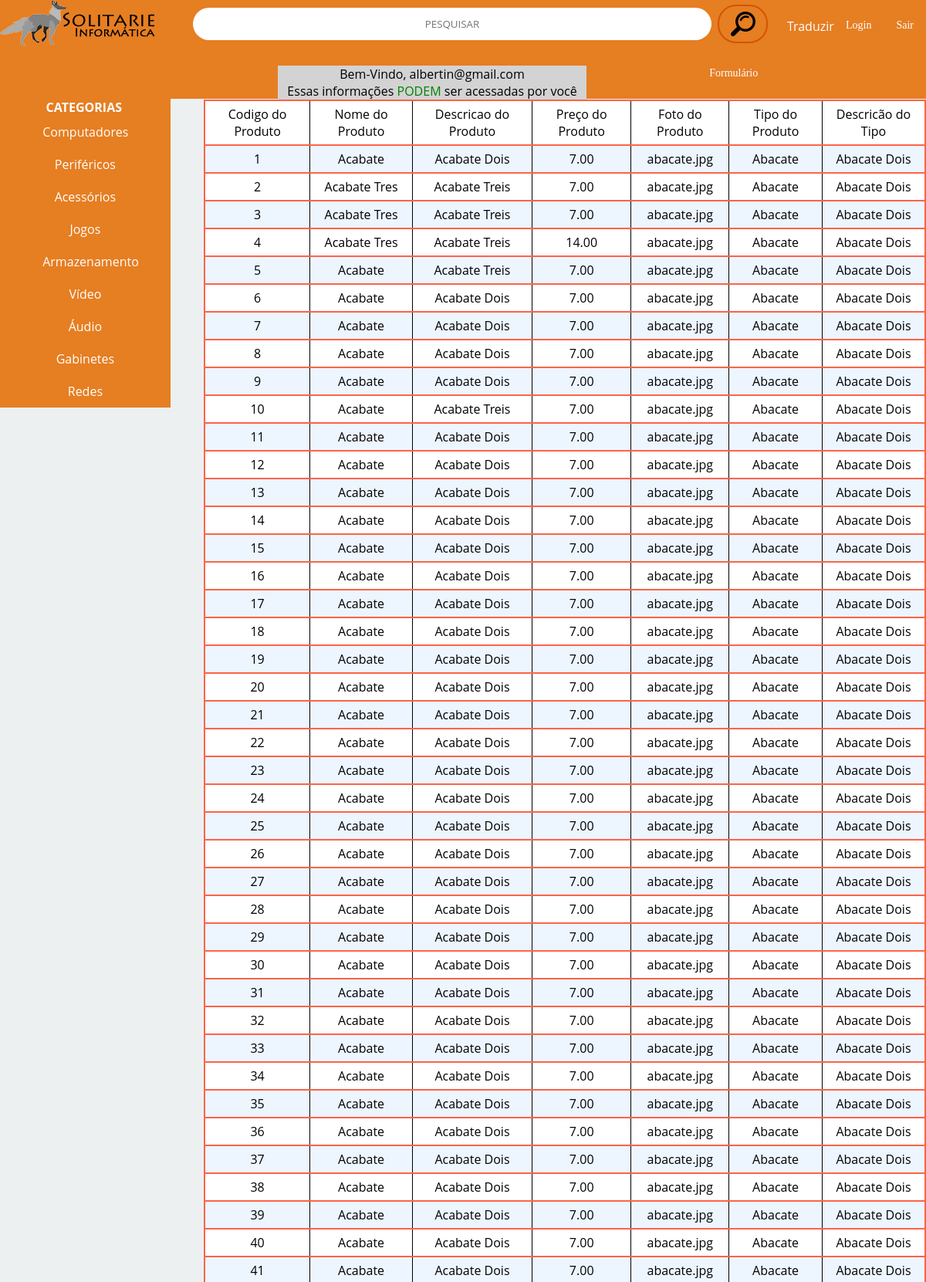
The app's page /ptBR/pesquisa.php (signed in, upper part) with its own data.
### tables this page shows
CREATE TABLE `produtos` (
  `codigo` bigint(20) NOT NULL,
  `nome` varchar(100) NOT NULL,
  `descricao` varchar(200) NOT NULL,
  `C_Prod` decimal(8,2) NOT NULL,
  `P_Venda` decimal(8,2) NOT NULL,
  `fotoProd` varchar(200) NOT NULL,
  `codTipo` bigint(20) NOT NULL,
  `codForne` bigint(20) NOT NULL
);

CREATE TABLE `tipoprod` (
  `codigo` bigint(20) NOT NULL,
  `nome` varchar(100) NOT NULL,
  `descricao` varchar(200) NOT NULL
);

### inc/showpesq.inc (the view)
<table class="table table-responsive">
	<thead>
		<tr>
		    <td>Codigo do Produto</td>
		    <td>Nome do Produto</td>
		    <td>Descricao do Produto</td>
		    <td>Preço do Produto</td>
		    <td>Foto do Produto</td>
		    <td>Tipo do Produto</td>
		    <td>Descricão do Tipo</td>
		</tr>
		<?php while($dado = $con->fetch_array()) { ?>
		<tr>
			<td><?php echo $dado[0]; ?></td>
			<td><?php echo $dado[1]; ?></td>
			<td><?php echo $dado[2]; ?></td>
			<td><?php echo $dado[3]; ?></td>
			<td><?php echo $dado[4]; ?></td>
			<td><?php echo $dado[5]; ?></td>
			<td><?php echo $dado[6]; ?></td>
		</tr>
	<?php } ?>
	</thead>
</table>

### ptBR/pesquisa.php (shortened to what this page needs)
<!DOCTYPE>
<html>
<head>
    <link rel="stylesheet" type="text/css" href="../css/stylesheet.css">
</head>
<body>
    <div class="nav">
        <form method="GET" action="pesquisa.php">
            <ul>
                <a href="inicio.html"><img src="../images/thumbnail_Logo Solitarie.png"></a>
                <input name="pesq" id="pesq" type="text" placeholder="PESQUISAR">
                <input type="submit" id="lupa" value="      "></input>
                <div class="dropdown">
                    <button class="dropbtn"><a href="#">Traduzir</a></button>
                </div>
                <li><a href="logout.php">Sair</a></li>
                <li><a href="entrar.php">Login</a></li>
                <li><a href="cadastro.html">Cadastro</a></li>
                <li><a href="formulario.php">Formulário</a></li>
            </ul>
        </form>
    </div>
    <div class="sidebar">
        <ul>
            <strong>CATEGORIAS</strong>
            <li><a href="Computadores.html">Computadores</a></li>
            <li><a href="Perifericos.html">Periféricos</a></li>
            <li><a href="Acessorios.html">Acessórios</a></li>
            <li><a href="Jogos.html">Jogos</a></li>
            <li><a href="Hardware.html">Armazenamento</a></li>
            <li><a href="Vídeo.html">Vídeo</a></li>
            <li><a href="Áudio.html">Áudio</a></li>
            <li><a href="Gabinetes.html">Gabinetes</a></li>
            <li><a href="Redes.html">Redes</a></li>
        </ul>
    </div>
</body>
<?php
include '../inc/conecta_mysql.inc';
if(isset($_GET['pesq'])) {
    $desc = $_GET['pesq'];
} else {
    $desc     = $_POST['pesq'];
}
$consulta = "SELECT p.codigo, p.nome, p.descricao, p.P_Venda, p.fotoProd, t.nome, t.descricao FROM produtos as p join tipoprod as t on p.codTipo = t.codigo ";
    $consulta = $consulta." WHERE p.nome LIKE '%$desc%' OR t.descricao LIKE '%$desc%'";
    $con        = $conexao->query($consulta) or die($conexao->error);
?>
<div>
		<?php
  			@$login_cookie = $_COOKIE['Email'];
    			if(isset($login_cookie)){
    			    echo"<br>";
                    echo "<div class='boxmensagem'>";
    			    echo"Bem-Vindo, $login_cookie <br>";
				    echo"Essas informações <font color='green'>PODEM</font> ser acessadas por você";
                    echo "</div>";
                	include '../inc/showpesq.inc';
}
?>
</div>
</html>

### css/stylesheet.css (style rules this page uses)
* { margin: 0; padding: 0; font-family: "Open Sans",sans-serif; text-decoration: none; list-style: none; }
body { min-height: 100vh; background-color:#ecf0f1; }
.dropbtn { background-color: #e67e22; color: white; font-size: 16px; border: none; text-align: center; padding: 23px 16px; margin-left: 15px; text-decoration: none; font-family: Metropolis; }
.dropbtn a { color: white; }
.dropdown { position: absolute; display: inline-block; }
.nav ul { list-style-type: none; margin: 0; padding: 0; overflow: hidden; background-color: #e67e22; }
.nav li { float: right; }
.nav li a { display: block; color: white; text-align: center; padding: 25px 16px; text-decoration: none; font-family: Metropolis; font-size: 14px; }
.nav input[type="text"] { padding: 12px 26px; margin: 10px; margin-left: 50px; background-color: white; width: 84vh; height: auto; border-radius: 24px; border: #e67e22; text-align: center; }
.nav input[type="submit"] { padding: 14px 20px; margin: 6px -6px; background: none; text-align: center; border: 2px solid #d35400; color: black; border-radius: 24px; transition: 0.25s; cursor: pointer; background-image: url("../images/lupa (1).png"); background-repeat: no-repeat; background-position: center; }
.nav { user-select: none; }
.sidebar ul { list-style-type: none; }
.sidebar li a { text-align: center; }
.sidebar ul { list-style-type: none; margin: 0; padding: 0; height: auto; width: 100%; background-color: #e67e22; }
.sidebar li a { display: block; color: white; padding:10px 25%; text-decoration: none; text-align: center; }
.sidebar strong { margin-left: 27%; color:white; }
.sidebar { margin-top: 20px; margin: auto; width: 18.4%; float:left; user-select: none; }
img { float: left; }
.boxt td,tr { border: 2px solid tomato; }
table { border: 1px solid black; border-collapse: collapse; text-align: center; color: inherit; background-color: white; width: auto; height: auto; margin-left: 22%; }
td { border: 1px solid black; padding: 6px; }
tr:nth-child(even) { background-color: #edf5ff; }
.boxmensagem { background-color: lightgray; text-align: center; width: 50vh; height: auto; position: static; margin-left: 45vh; margin-top: -2vh; }

### records on screen
produtos: codigo "1", nome "Acabate", descricao "Acabate Dois", P_Venda "7.00", fotoProd "abacate.jpg", codTipo.nome "Abacate", codTipo.descricao "Abacate Dois"
produtos: codigo "2", nome "Acabate Tres", descricao "Acabate Treis", P_Venda "7.00", fotoProd "abacate.jpg", codTipo.nome "Abacate", codTipo.descricao "Abacate Dois"
produtos: codigo "3", nome "Acabate Tres", descricao "Acabate Treis", P_Venda "7.00", fotoProd "abacate.jpg", codTipo.nome "Abacate", codTipo.descricao "Abacate Dois"
produtos: codigo "4", nome "Acabate Tres", descricao "Acabate Treis", P_Venda "14.00", fotoProd "abacate.jpg", codTipo.nome "Abacate", codTipo.descricao "Abacate Dois"
produtos: codigo "5", nome "Acabate", descricao "Acabate Treis", P_Venda "7.00", fotoProd "abacate.jpg", codTipo.nome "Abacate", codTipo.descricao "Abacate Dois"
produtos: codigo "6", nome "Acabate", descricao "Acabate Dois", P_Venda "7.00", fotoProd "abacate.jpg", codTipo.nome "Abacate", codTipo.descricao "Abacate Dois"
produtos: codigo "7", nome "Acabate", descricao "Acabate Dois", P_Venda "7.00", fotoProd "abacate.jpg", codTipo.nome "Abacate", codTipo.descricao "Abacate Dois"
produtos: codigo "8", nome "Acabate", descricao "Acabate Dois", P_Venda "7.00", fotoProd "abacate.jpg", codTipo.nome "Abacate", codTipo.descricao "Abacate Dois"
produtos: codigo "9", nome "Acabate", descricao "Acabate Dois", P_Venda "7.00", fotoProd "abacate.jpg", codTipo.nome "Abacate", codTipo.descricao "Abacate Dois"
produtos: codigo "10", nome "Acabate", descricao "Acabate Treis", P_Venda "7.00", fotoProd "abacate.jpg", codTipo.nome "Abacate", codTipo.descricao "Abacate Dois"
produtos: codigo "11", nome "Acabate", descricao "Acabate Dois", P_Venda "7.00", fotoProd "abacate.jpg", codTipo.nome "Abacate", codTipo.descricao "Abacate Dois"
produtos: codigo "12", nome "Acabate", descricao "Acabate Dois", P_Venda "7.00", fotoProd "abacate.jpg", codTipo.nome "Abacate", codTipo.descricao "Abacate Dois"
produtos: codigo "13", nome "Acabate", descricao "Acabate Dois", P_Venda "7.00", fotoProd "abacate.jpg", codTipo.nome "Abacate", codTipo.descricao "Abacate Dois"
produtos: codigo "14", nome "Acabate", descricao "Acabate Dois", P_Venda "7.00", fotoProd "abacate.jpg", codTipo.nome "Abacate", codTipo.descricao "Abacate Dois"
produtos: codigo "15", nome "Acabate", descricao "Acabate Dois", P_Venda "7.00", fotoProd "abacate.jpg", codTipo.nome "Abacate", codTipo.descricao "Abacate Dois"
produtos: codigo "16", nome "Acabate", descricao "Acabate Dois", P_Venda "7.00", fotoProd "abacate.jpg", codTipo.nome "Abacate", codTipo.descricao "Abacate Dois"
produtos: codigo "17", nome "Acabate", descricao "Acabate Dois", P_Venda "7.00", fotoProd "abacate.jpg", codTipo.nome "Abacate", codTipo.descricao "Abacate Dois"
produtos: codigo "18", nome "Acabate", descricao "Acabate Dois", P_Venda "7.00", fotoProd "abacate.jpg", codTipo.nome "Abacate", codTipo.descricao "Abacate Dois"
produtos: codigo "19", nome "Acabate", descricao "Acabate Dois", P_Venda "7.00", fotoProd "abacate.jpg", codTipo.nome "Abacate", codTipo.descricao "Abacate Dois"
produtos: codigo "20", nome "Acabate", descricao "Acabate Dois", P_Venda "7.00", fotoProd "abacate.jpg", codTipo.nome "Abacate", codTipo.descricao "Abacate Dois"
produtos: codigo "21", nome "Acabate", descricao "Acabate Dois", P_Venda "7.00", fotoProd "abacate.jpg", codTipo.nome "Abacate", codTipo.descricao "Abacate Dois"
produtos: codigo "22", nome "Acabate", descricao "Acabate Dois", P_Venda "7.00", fotoProd "abacate.jpg", codTipo.nome "Abacate", codTipo.descricao "Abacate Dois"
produtos: codigo "23", nome "Acabate", descricao "Acabate Dois", P_Venda "7.00", fotoProd "abacate.jpg", codTipo.nome "Abacate", codTipo.descricao "Abacate Dois"
produtos: codigo "24", nome "Acabate", descricao "Acabate Dois", P_Venda "7.00", fotoProd "abacate.jpg", codTipo.nome "Abacate", codTipo.descricao "Abacate Dois"
produtos: codigo "25", nome "Acabate", descricao "Acabate Dois", P_Venda "7.00", fotoProd "abacate.jpg", codTipo.nome "Abacate", codTipo.descricao "Abacate Dois"
produtos: codigo "26", nome "Acabate", descricao "Acabate Dois", P_Venda "7.00", fotoProd "abacate.jpg", codTipo.nome "Abacate", codTipo.descricao "Abacate Dois"
produtos: codigo "27", nome "Acabate", descricao "Acabate Dois", P_Venda "7.00", fotoProd "abacate.jpg", codTipo.nome "Abacate", codTipo.descricao "Abacate Dois"
produtos: codigo "28", nome "Acabate", descricao "Acabate Dois", P_Venda "7.00", fotoProd "abacate.jpg", codTipo.nome "Abacate", codTipo.descricao "Abacate Dois"
produtos: codigo "29", nome "Acabate", descricao "Acabate Dois", P_Venda "7.00", fotoProd "abacate.jpg", codTipo.nome "Abacate", codTipo.descricao "Abacate Dois"
produtos: codigo "30", nome "Acabate", descricao "Acabate Dois", P_Venda "7.00", fotoProd "abacate.jpg", codTipo.nome "Abacate", codTipo.descricao "Abacate Dois"
produtos: codigo "31", nome "Acabate", descricao "Acabate Dois", P_Venda "7.00", fotoProd "abacate.jpg", codTipo.nome "Abacate", codTipo.descricao "Abacate Dois"
produtos: codigo "32", nome "Acabate", descricao "Acabate Dois", P_Venda "7.00", fotoProd "abacate.jpg", codTipo.nome "Abacate", codTipo.descricao "Abacate Dois"
produtos: codigo "33", nome "Acabate", descricao "Acabate Dois", P_Venda "7.00", fotoProd "abacate.jpg", codTipo.nome "Abacate", codTipo.descricao "Abacate Dois"
produtos: codigo "34", nome "Acabate", descricao "Acabate Dois", P_Venda "7.00", fotoProd "abacate.jpg", codTipo.nome "Abacate", codTipo.descricao "Abacate Dois"
produtos: codigo "35", nome "Acabate", descricao "Acabate Dois", P_Venda "7.00", fotoProd "abacate.jpg", codTipo.nome "Abacate", codTipo.descricao "Abacate Dois"
produtos: codigo "36", nome "Acabate", descricao "Acabate Dois", P_Venda "7.00", fotoProd "abacate.jpg", codTipo.nome "Abacate", codTipo.descricao "Abacate Dois"
produtos: codigo "37", nome "Acabate", descricao "Acabate Dois", P_Venda "7.00", fotoProd "abacate.jpg", codTipo.nome "Abacate", codTipo.descricao "Abacate Dois"
produtos: codigo "38", nome "Acabate", descricao "Acabate Dois", P_Venda "7.00", fotoProd "abacate.jpg", codTipo.nome "Abacate", codTipo.descricao "Abacate Dois"
produtos: codigo "39", nome "Acabate", descricao "Acabate Dois", P_Venda "7.00", fotoProd "abacate.jpg", codTipo.nome "Abacate", codTipo.descricao "Abacate Dois"
produtos: codigo "40", nome "Acabate", descricao "Acabate Dois", P_Venda "7.00", fotoProd "abacate.jpg", codTipo.nome "Abacate", codTipo.descricao "Abacate Dois"
produtos: codigo "41", nome "Acabate", descricao "Acabate Dois", P_Venda "7.00", fotoProd "abacate.jpg", codTipo.nome "Abacate", codTipo.descricao "Abacate Dois"

### other values on screen
$login_cookie "albertin@gmail.com"
